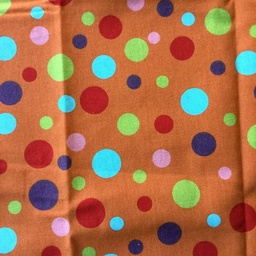
#> input picture objectdetection-week3/polka_dots_2.jpg, 256 x 256 px, shrunk from 1280 x 1280 before the run
$ python log.py
#> lines starting #> are read from the running program, lines starting #| are printed output that depends on the picture
from skimage import feature, color, io
import matplotlib.pyplot as plt
import cv2
import numpy as np

image = color.rgb2gray(io.imread("polka_dots_2.jpg"))
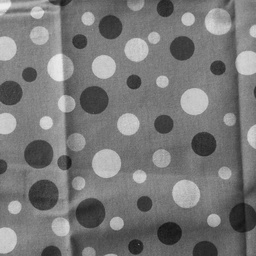
#> image: shape (256, 256) float64; min 0.0668, max 0.939, mean 0.473
image = cv2.GaussianBlur(image, (7, 7), 0)
blobs_log = feature.blob_log(image, max_sigma=100, num_sigma=30, threshold=0.14)
#> blobs_log = 29 rows, first 8: [67, 56, 7.83], [136, 255, 7.83], [122, 0, 11.24], [63, 255, 11.24], [102, 194, 11.24], [124, 128, 7.83], [228, 62, 7.83], [223, 116, 4.41]

image_inverted = 1 - image
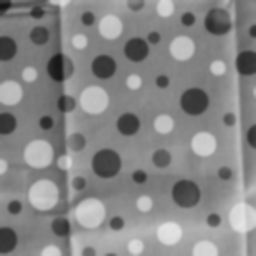
#> image_inverted: shape (256, 256) float64; min 0.0795, max 0.897, mean 0.527
blobs_log_inverted = feature.blob_log(image_inverted, max_sigma=100, num_sigma=30, threshold=0.14)
#> blobs_log_inverted = 21 rows, first 8: [255, 50, 7.83], [212, 89, 11.24], [196, 41, 11.24], [99, 93, 11.24], [0, 165, 11.24], [48, 182, 7.83], [152, 37, 11.24], [26, 109, 7.83]
# Compute radii
all_blobs = np.vstack((blobs_log, blobs_log_inverted))
#> all_blobs = 50 rows, first 8: [67, 56, 7.83], [136, 255, 7.83], [122, 0, 11.24], [63, 255, 11.24], [102, 194, 11.24], [124, 128, 7.83], [228, 62, 7.83], [223, 116, 4.41]
all_blobs[:, 2] = all_blobs[:, 2] * (2 ** 0.5)

# Display
fig, ax = plt.subplots()
ax.imshow(image, cmap='gray')
for y, x, r in all_blobs:
    c = plt.Circle((x, y), r, color='red', linewidth=2, fill=False)
    ax.add_patch(c)
#> this loop made 50 passes
#> (y, x, r) on passes 1 to 12: (67, 56, 11.07), (136, 255, 11.07), (122, 0, 15.9), (63, 255, 15.9), (102, 194, 15.9), (124, 128, 11.07), (228, 62, 11.07), (223, 116, 6.24), (67, 103, 11.07), (219, 214, 6.24), (207, 14, 6.24), (19, 188, 6.24)
plt.show()
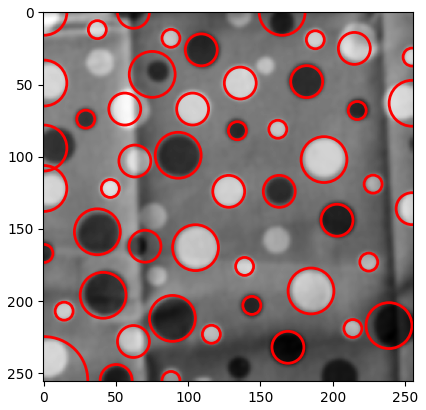
#> figure drawn by matplotlib, 1 panel

$ run again, with objectdetection-week3/objects.jpg copied over objectdetection-week3/polka_dots_2.jpg
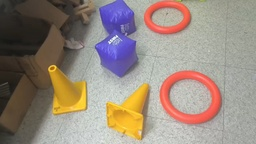
#> input picture objectdetection-week3/objects.jpg, 256 x 144 px, shrunk from 1280 x 720 before the run
#> blobs_log = [[143, 93, 45.38], [40, 115, 4.41], [32, 96, 7.83], [0, 137, 7.83], [70, 52, 4.41]]
#> `image_inverted = 1 - image`:
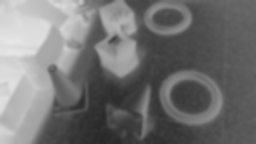
#> image_inverted: shape (144, 256) float64; min 0.154, max 0.907, mean 0.452
#> blobs_log_inverted = [[0, 0, 69.28], [62, 122, 11.24]]
#> all_blobs = [[143, 93, 45.38], [40, 115, 4.41], [32, 96, 7.83], [0, 137, 7.83], [70, 52, 4.41], [0, 0, 69.28], [62, 122, 11.24]]
#> the loop `for y, x, r in all_blobs:` made 7 passes
#> (y, x, r) on passes 1 to 7: (143, 93, 64.18), (40, 115, 6.24), (32, 96, 11.07), (0, 137, 11.07), (70, 52, 6.24), (0, 0, 97.97), (62, 122, 15.9)
#> `plt.show()`:
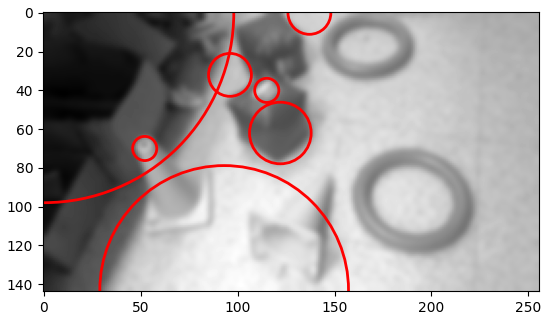
#> figure drawn by matplotlib, 1 panel

$ run again, with objectdetection-week3/polka_dots_1.png saved as objectdetection-week3/polka_dots_2.jpg
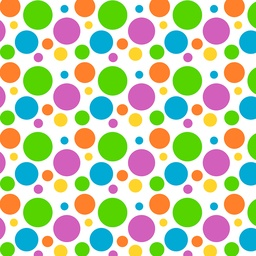
#> input picture objectdetection-week3/polka_dots_1.png, 256 x 256 px, shrunk from 720 x 720 before the run
#> blobs_log = 113 rows, first 8: [255, 169, 4.41], [255, 94, 4.41], [255, 19, 4.41], [255, 244, 4.41], [0, 24, 4.41], [0, 99, 4.41], [0, 174, 4.41], [61, 23, 7.83]
#> `image_inverted = 1 - image`:
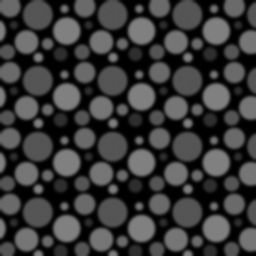
#> image_inverted: shape (256, 256) float64; min 0.000868, max 0.507, mean 0.226
#> blobs_log_inverted = 97 rows, first 8: [228, 0, 4.41], [162, 0, 4.41], [97, 0, 4.41], [31, 0, 4.41], [31, 216, 7.83], [97, 216, 7.83], [228, 216, 7.83], [31, 141, 7.83]
#> all_blobs = 210 rows, first 8: [255, 169, 4.41], [255, 94, 4.41], [255, 19, 4.41], [255, 244, 4.41], [0, 24, 4.41], [0, 99, 4.41], [0, 174, 4.41], [61, 23, 7.83]
#> the loop `for y, x, r in all_blobs:` made 210 passes
#> (y, x, r) on passes 1 to 3: (255, 169, 6.24), (255, 94, 6.24), (255, 19, 6.24)
#> `plt.show()`:
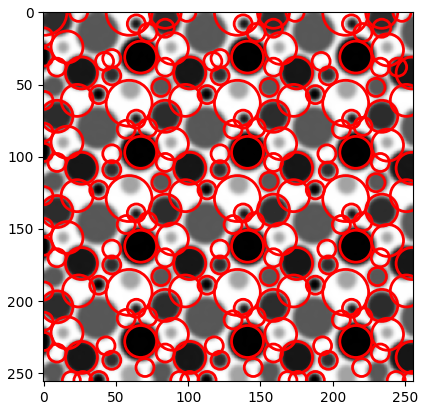
#> figure drawn by matplotlib, 1 panel

$ run again, with objectdetection-week3/shapes.png saved as objectdetection-week3/polka_dots_2.jpg
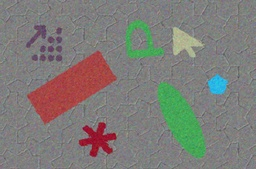
#> input picture objectdetection-week3/shapes.png, 256 x 169 px, shrunk from 1285 x 848 before the run
#> blobs_log = empty array
#> `image_inverted = 1 - image`:
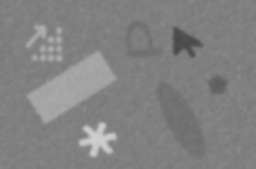
#> image_inverted: shape (169, 256) float64; min 0.288, max 0.813, mean 0.512
#> blobs_log_inverted = [[139, 97, 11.24]]
#> the loop `for y, x, r in all_blobs:` made 1 pass
#> (y, x, r) on pass 1: (139, 97, 15.9)
#> `plt.show()`:
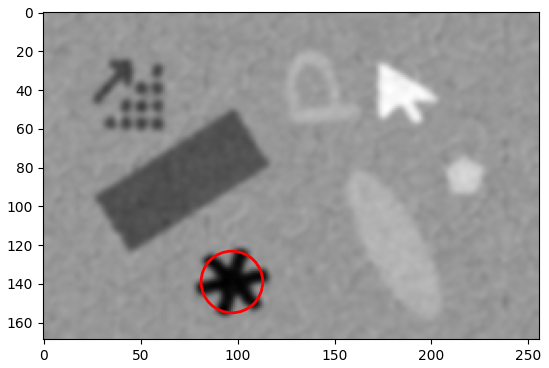
#> figure drawn by matplotlib, 1 panel
